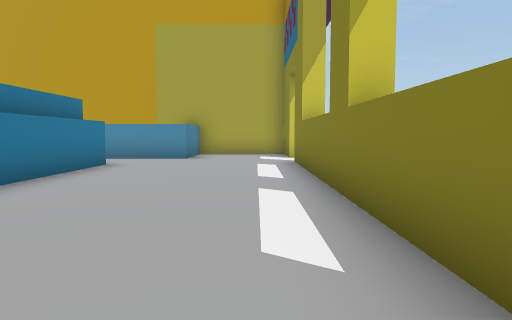
View 1 (above)

16 first-person views from a walk through a scene from a Unity 3-D project. The camera is 1.4 m above the floor, tilts 4° down and sees 70° across. The floor is counted in squares, 2 m on a side. Each view is taken from the middle of a square. On the plan, view 1 faces up. The plan holds only what a view shows up to about 11 squares ahead; the rest is blank. The place goes on beyond the plan. The player character is not drawn.

View 2
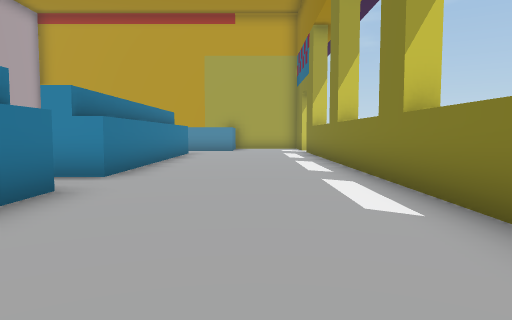

View 3
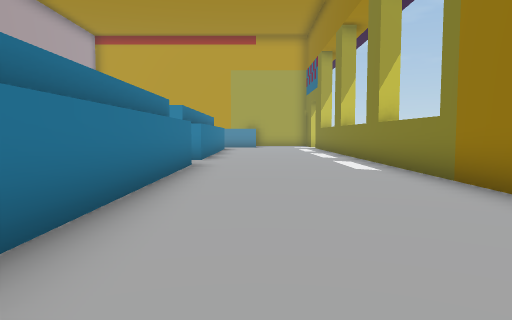

View 4
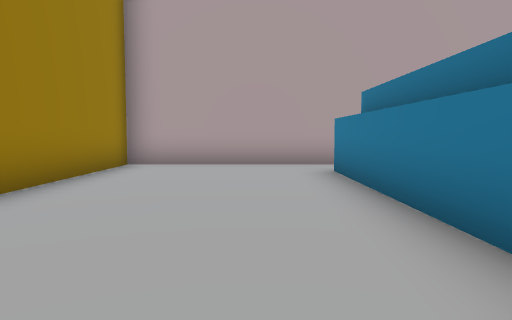

View 5
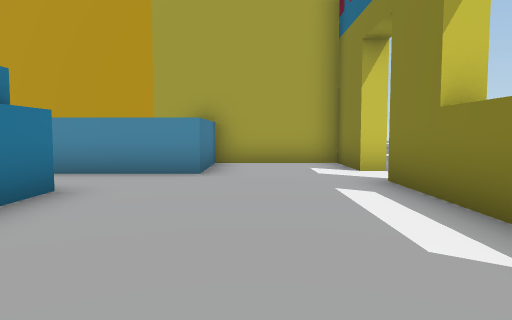

View 6
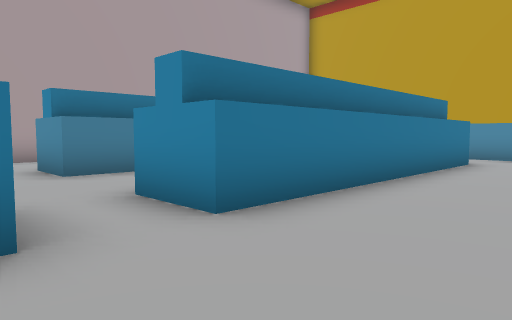

View 7
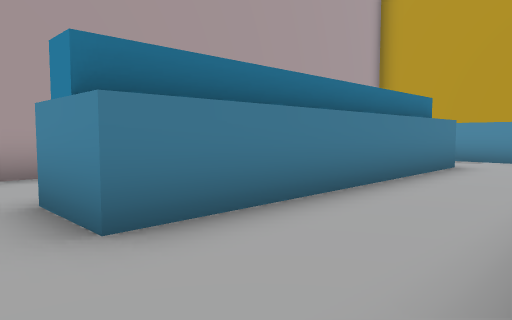

View 8
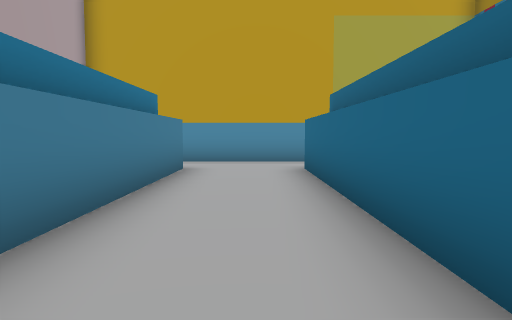

View 9
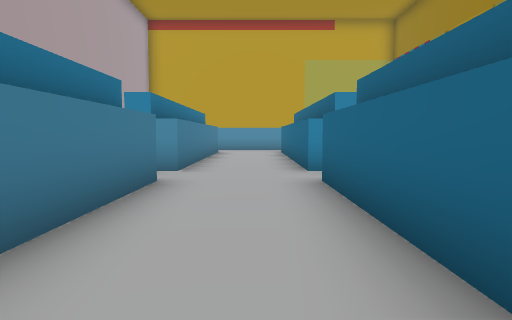

View 10
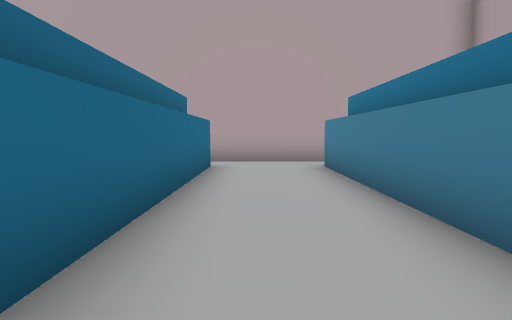

View 11
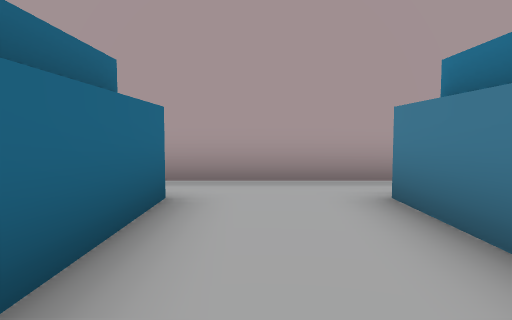

View 12
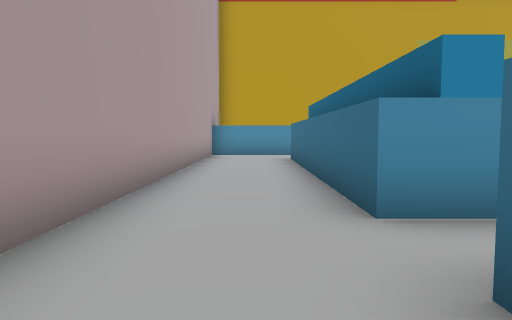

View 13
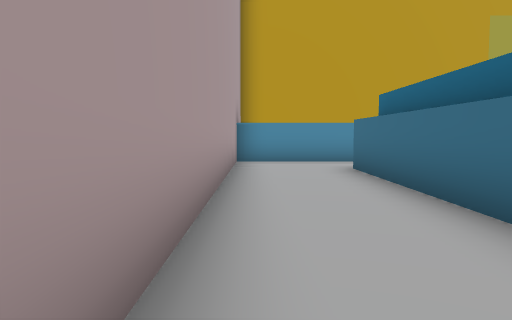

View 14
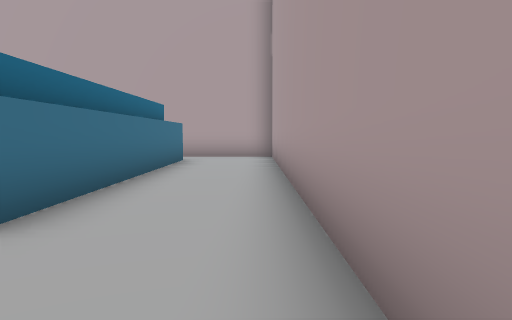

View 15
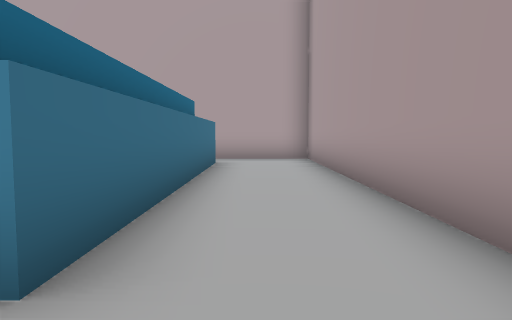

View 16
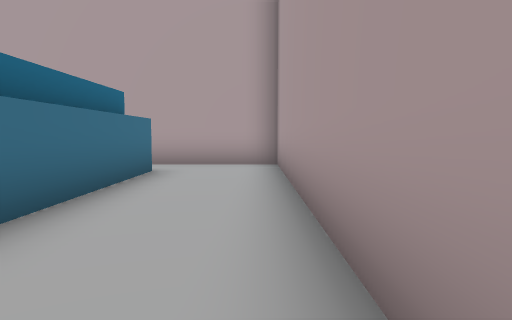

### Floor plan
Points are (right, up) in squares from view 1. A wall is a line through its corners. A room is listed if a view was taken in it or the views show most of it. See-through windows are left out.
Room 1 (views 1, 2, 3, 4, 5, 6)
walls: (-3.5, -0.4) (-3.5, -8); (-3.5, 8.6) (-3.5, 1); (1, 11) (1, 13) (-2, 13) (-2, 10.5) (-3.5, 10.5); (-3.5, -9.5) (1, -9.5) (1, 9.5)
ways out: opening at (-4.5, -9) to room 2; opening at (-4.5, 0) to room 2; opening at (-4.5, 9.5) to room 2; opening at (1, 10)
Room 2 (views 7, 8, 9, 10, 11)
walls: (-7.5, -0.5) (-7.5, -8); (-3.5, 1) (-5, 1) (-5, 8.5); (-7.5, 8.6) (-7.5, 1); (-5, -8) (-5, -0.5); (-3.5, 10.5) (-7.5, 10.5); (-7.5, -9.5) (-3.5, -9.5)
ways out: opening at (-4.5, -9) to room 1; opening at (-4.5, 0) to room 1; opening at (-4.5, 9.5) to room 1; opening at (-8.5, -9) to room 3; opening at (-8.5, 0) to room 3; opening at (-8.5, 9.5) to room 3
Room 3 (views 12, 13, 14, 15, 16)
walls: (-7.5, 1) (-9, 1) (-9, 8.5); (-9, -8) (-9, -0.4); (-7.5, 10.5) (-11.5, 10.5) (-11.5, -9.5) (-7.5, -9.5)
ways out: opening at (-8.5, -9) to room 2; opening at (-8.5, 0) to room 2; opening at (-8.5, 9.5) to room 2

Positions as (right, up) in squares from view 1, and headings:
1: (0, 0), facing up
2: (-1, -5), facing up
3: (-2, -9), facing up
4: (-2, -1), facing down
5: (-1, 4), facing up
6: (-1, -1), facing up-left
7: (-5, 0), facing up-left
8: (-6, 1), facing up
9: (-6, -6), facing up
10: (-6, 0), facing down
11: (-6, -4), facing down
12: (-10, -2), facing up
13: (-11, 1), facing up
14: (-11, 2), facing down
15: (-10, 1), facing down
16: (-11, -1), facing down
